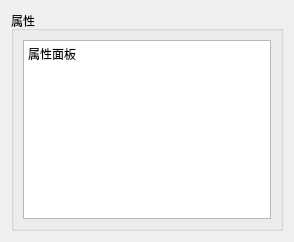
<?xml version="1.0" encoding="UTF-8"?>
<ui version="4.0">
 <class>Form</class>
 <widget class="QWidget" name="Form">
  <property name="geometry">
   <rect>
    <x>0</x>
    <y>0</y>
    <width>294</width>
    <height>242</height>
   </rect>
  </property>
  <property name="windowTitle">
   <string>Form</string>
  </property>
  <layout class="QGridLayout" name="gridLayout_2">
   <item row="0" column="0">
    <widget class="QGroupBox" name="groupBoxProperty">
     <property name="title">
      <string>属性</string>
     </property>
     <layout class="QGridLayout" name="gridLayout">
      <item row="0" column="0">
       <widget class="QPlainTextEdit" name="plainTextEditDefaultProperty">
        <property name="readOnly">
         <bool>true</bool>
        </property>
        <property name="plainText">
         <string>属性面板</string>
        </property>
       </widget>
      </item>
     </layout>
    </widget>
   </item>
  </layout>
 </widget>
 <resources/>
 <connections/>
</ui>
